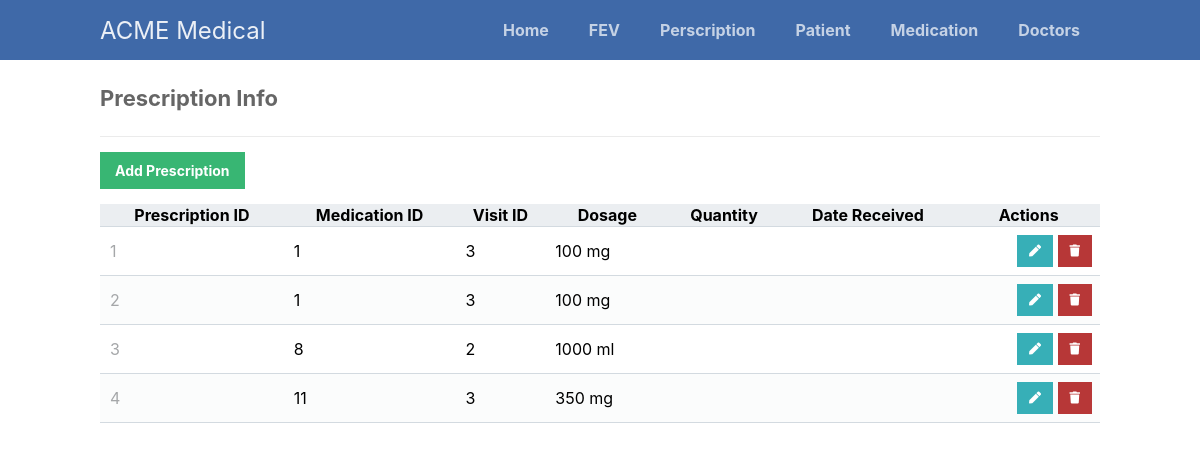
Screenshot of /scripts/prescription/prescription-portal.php with the database file from the repository.
### tables this page shows
CREATE TABLE Prescriptions (
  PrescriptionID INT AUTO_INCREMENT PRIMARY KEY,
  MedID INT,
  VisitID INT,
  Dosage VARCHAR(255),
  Quantity VARCHAR(255),
  DateReceived DATE,
  FOREIGN KEY (MedID) REFERENCES Medications(MedID) ON DELETE CASCADE,
  FOREIGN KEY (VisitID) REFERENCES Visits(VisitID) ON DELETE CASCADE
);

### scripts/prescription/prescription-portal.php (the view, shortened to what this page needs)
<?php
@include_once (APP_ROOT.APP_FOLDER_NAME . '/scripts/functions.php');
$pdo = pdo_connect_mysql();
$page = isset($_GET['page']) && is_numeric($_GET['page']) ? (int)$_GET['page'] : 1;
$records_per_page = 5;
$stmt = $pdo->prepare('SELECT * FROM Prescriptions ORDER BY PrescriptionID LIMIT :current_page, :record_per_page');
$stmt->bindValue(':current_page', ($page-1)*$records_per_page, PDO::PARAM_INT);
$stmt->bindValue(':record_per_page', $records_per_page, PDO::PARAM_INT);
$stmt->execute();
$prescriptions = $stmt->fetchAll(PDO::FETCH_ASSOC);
?>
<?= template_header('Prescription List') ?>
<div class="content read">
    <h2>Prescription Info</h2>
    <a href="prescription-add.php" class="create-entry">Add Prescription</a>
    <table>
        <thead>
            <tr>
                <th>Prescription ID</th>
                <th>Medication ID</th>
                <th>Visit ID</th>
                <th>Dosage</th>
                <th>Quantity</th>
                <th>Date Received</th>
                <th>Actions</th>
            </tr>
        </thead>
        <tbody>
            <?php foreach ($prescriptions as $prescription): ?>
                <tr>
                    <td><?= $prescription['PrescriptionID'] ?></td>
                    <td><?= $prescription['MedID'] ?></td>
                    <td><?= $prescription['VisitID'] ?></td>
                    <td><?= $prescription['Dosage'] ?></td>
                    <td><?= $prescription['Quantity'] ?></td>
                    <td><?= $prescription['DateReceived'] ?></td>
                    <td class="actions">
                        <a href="prescription-update.php?PrescriptionID=<?= $prescription['PrescriptionID'] ?>" class="edit"><i class="fas fa-pen fa-xs"></i></a>
                        <a href="prescription-delete.php?PrescriptionID=<?= $prescription['PrescriptionID'] ?>" class="trash"><i class="fas fa-trash fa-xs"></i></a>
                    </td>
                </tr>
            <?php endforeach; ?>
        </tbody>
    </table>
</div>
<?= template_footer() ?>

### styles/style.css (style rules this page uses)
* { box-sizing: border-box; font-family: -apple-system, BlinkMacSystemFont, "segoe ui", roboto, oxygen, ubuntu, cantarell, "fira sans", "droid sans", "helvetica neue", Arial, sans-serif; font-size: 16px; -webkit-font-smoothing: antialiased; -moz-osx-font-smoothing: grayscale; }
body { background-color: #FFFFFF; margin: 0; }
.content { width: 1000px; margin: 0 auto; }
.content h2 { margin: 0; padding: 25px 0; font-size: 22px; border-bottom: 1px solid #ebebeb; color: #666666; }
.read .create-entry { display: inline-block; text-decoration: none; background-color: #38b673; font-weight: bold; font-size: 14px; color: #FFFFFF; padding: 10px 15px; margin: 15px 0; }
.read table { width: 100%; padding-top: 30px; border-collapse: collapse; }
.read table thead { background-color: #ebeef1; border-bottom: 1px solid #d3dae0; }
.read table tbody tr { border-bottom: 1px solid #d3dae0; }
.read table tbody tr:nth-child(even) { background-color: #fbfcfc; }
.read table tbody tr td { padding: 10px; }
.read table tbody tr td:nth-child(1) { color: #a5a7a9; }
.read table tbody tr td.actions { padding: 8px; text-align: right; }
.read table tbody tr td.actions .edit, .read table tbody tr td.actions .trash { display: inline-flex; text-align: right; text-decoration: none; color: #FFFFFF; padding: 10px 12px; }
.read table tbody tr td.actions .trash { background-color: #b73737; }
.read table tbody tr td.actions .edit { background-color: #37afb7; }

### rows the page displays
prescriptions: PrescriptionID "1", MedID "1", VisitID "3", Dosage "100 mg"
prescriptions: PrescriptionID "2", MedID "1", VisitID "3", Dosage "100 mg"
prescriptions: PrescriptionID "3", MedID "8", VisitID "2", Dosage "1000 ml"
prescriptions: PrescriptionID "4", MedID "11", VisitID "3", Dosage "350 mg"
